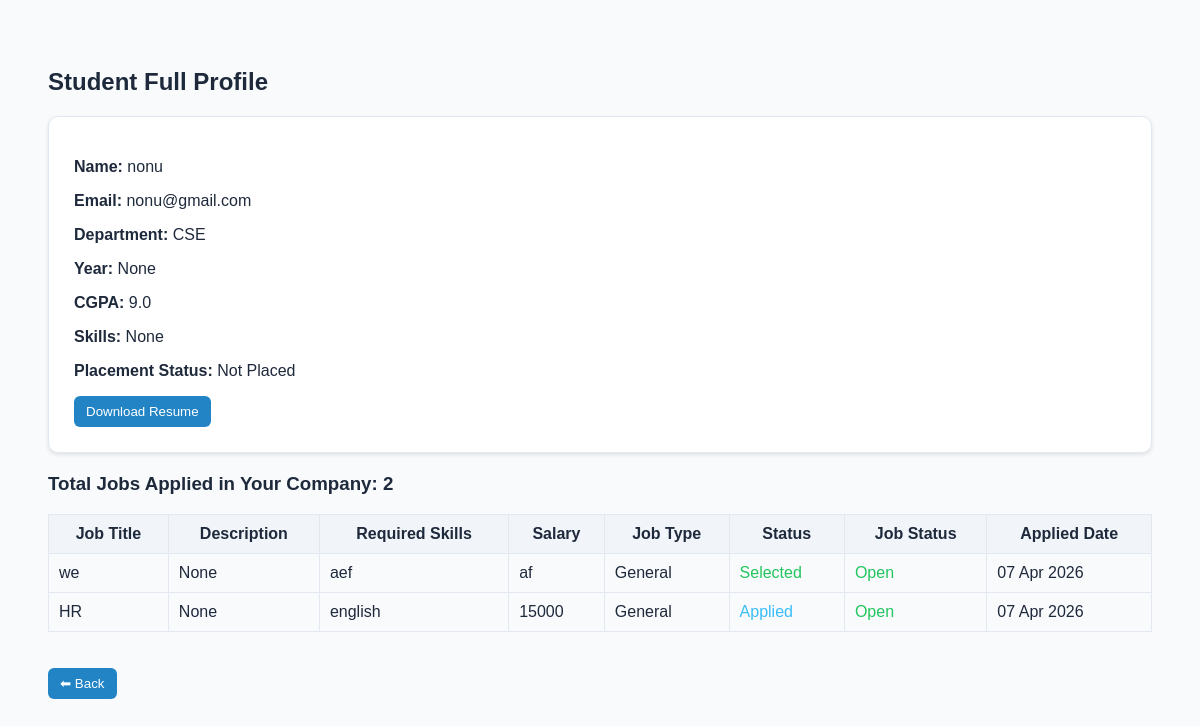
The page /company/student/1 (signed in) on the database its author committed.
### placement_portal/app.py (models this page shows)
class User(db.Model):
    __tablename__ = "users"
    id = db.Column(db.Integer, primary_key=True)
    name = db.Column("user_Name", db.String(100), nullable=False)
    email = db.Column("email_address", db.String(120), unique=True, nullable=False)
    password = db.Column(db.String(200), nullable=False)
    role = db.Column(db.String(20), nullable=False)
    phone = db.Column("phone_no", db.String(15))
    is_active = db.Column(db.Boolean, default=True)
    is_approved = db.Column(db.Boolean, default=False)
    created_at = db.Column(db.DateTime, default=datetime.utcnow)

class StudentProfile(db.Model):
    __tablename__ = "student_profiles"
    id = db.Column(db.Integer, primary_key=True)
    user_id = db.Column(
        db.Integer,
        db.ForeignKey("users.id"),
        nullable=False
    )
    department = db.Column("college_department", db.String(100))
    year = db.Column("college_year", db.Integer)
    cgpa = db.Column("college_cgpa", db.Float)
    skills = db.Column(db.String(200))
    resume = db.Column("C_V", db.String(200))
    placement_status = db.Column(db.String(50), default="Not Placed")
    user = db.relationship("User", backref=db.backref("student_profile", uselist=False))
    applications = db.relationship("Application", backref="student", lazy=True)

class Application(db.Model):
    __tablename__ = "applications"
    id = db.Column(db.Integer, primary_key=True)
    job_id = db.Column(
        db.Integer,
        db.ForeignKey("jobs.id")
    )
    student_id = db.Column(
        db.Integer,
        db.ForeignKey("student_profiles.id")
    )
    status = db.Column(db.String(50), default="Applied")
    applied_at = db.Column(db.DateTime, default=datetime.utcnow)
    updated_at = db.Column(db.DateTime)
    remarks = db.Column(db.String(200))

class Job(db.Model):
    __tablename__ = "jobs"
    id = db.Column(db.Integer, primary_key=True)
    company_id = db.Column(
        db.Integer,
        db.ForeignKey("company_profiles.id")
    )
    title = db.Column(db.String(150))
    description = db.Column(db.Text)
    skills = db.Column(db.String(200))
    experience = db.Column(db.String(50))
    salary = db.Column(db.String(50))
    job_type = db.Column(db.String(50), default="General")
    is_approved = db.Column(db.Boolean, default=False)
    posted_at = db.Column(db.DateTime, default=datetime.utcnow)
    disclosure = db.Column(db.DateTime, default=datetime.utcnow)
    is_closed = db.Column(db.Boolean, default=False)
    company = db.relationship("CompanyProfile", backref=db.backref("jobs", lazy=True))
    applications = db.relationship("Application", backref="job", lazy=True)

### placement_portal/app.py (the view)
@app.route("/company/student/<int:student_id>")
def view_student_profile(student_id):
    if "user_id" not in session:
        return redirect("/login")
    if session.get("role") != "company":
        return "Unauthorized", 403
    user_id = session["user_id"]
    company = CompanyProfile.query.filter_by(user_id=user_id).first()
    if not company:
        return "Company profile not found", 404
    student = StudentProfile.query.filter_by(id=student_id).first()
    if not student:
        return "Student not found", 404
    applications = [
        app for app in student.applications
        if app.job.company_id == company.id
    ]
    total_applied = len(applications)
    return render_template(
        "student_detail.html",
        student=student,
        applications=applications,
        total_applied=total_applied
    )

### placement_portal/templates/student_detail.html (shortened to what this page needs)
<!DOCTYPE html>
<html>
<head>
</head>
<body>
    <h2>Student Full Profile</h2>
    <div class="box">
        <p><b>Name:</b> {{ student.user.name }}</p>
        <p><b>Email:</b> {{ student.user.email }}</p>
        <p><b>Department:</b> {{ student.department }}</p>
        <p><b>Year:</b> {{ student.year }}</p>
        <p><b>CGPA:</b> {{ student.cgpa }}</p>
        <p><b>Skills:</b> {{ student.skills }}</p>
        <p><b>Placement Status:</b> {{ student.placement_status }}</p>
        {% if student.resume %}
        <a href="{{ url_for('static', filename='uploads/' + student.resume) }}">
            <button class="btn">Download Resume</button>
        </a>
        {% endif %}
    </div>
    <h3>Total Jobs Applied in Your Company: {{ total_applied }}</h3>
    {% if applications %}
    <table>
        <thead>
            <tr>
                <th>Job Title</th>
                <th>Description</th>
                <th>Required Skills</th>
                <th>Salary</th>
                <th>Job Type</th>
                <th>Status</th>
                <th>Job Status</th>
                <th>Applied Date</th>
            </tr>
        </thead>
        <tbody>
            {% for app in applications %}
            <tr>
                <td>{{ app.job.title }}</td>
                <td style="max-width:200px;">
                    {{ app.job.description }}
                </td>
                <td>{{ app.job.skills }}</td>
                <td>{{ app.job.salary }}</td>
                <td>{{ app.job.job_type }}</td>
                <td>
                    {% if app.status == "Applied" %}
                    <span style="color:#38bdf8;">Applied</span>
                    {% elif app.status == "Shortlisted" %}
                    <span style="color:#facc15;">Shortlisted</span>
                    {% elif app.status == "Selected" %}
                    <span style="color:#22c55e;">Selected</span>
                    {% else %}
                    <span style="color:#ef4444;">Rejected</span>
                    {% endif %}
                </td>
                <td>
                    {% if app.job.is_closed %}
                    <span style="color:#ef4444;">Closed</span>
                    {% else %}
                    <span style="color:#22c55e;">Open</span>
                    {% endif %}
                </td>
                <td>{{ app.applied_at.strftime("%d %b %Y") }}</td>
            </tr>
            {% endfor %}
        </tbody>
    </table>
    {% else %}
    <p>This student has not applied to any job of your company.</p>
    {% endif %}
    <br><br>
    <a href="/company_dashboard">
        <button class="btn">⬅ Back</button>
    </a>
</body>
</html>

### placement_portal/templates/student_detail.html (style rules this page uses)
body { font-family: Arial; background: #f8fafc; color: #1e293b; padding: 40px; }
.box { background: #ffffff; padding: 25px; border-radius: 10px; border: 1px solid #e2e8f0; box-shadow: 0 2px 4px rgba(0,0,0,0.1); margin-bottom: 20px; }
.btn { padding: 8px 12px; border: none; border-radius: 6px; background: #2284c5; color: white; cursor: pointer; }
table { width: 100%; border-collapse: collapse; margin-top: 15px; }
th, td { padding: 10px; border: 1px solid #e2e8f0; }
th { background: #f1f5f9; }

### rows shown on the page
User: user.name "nonu", user.email "nonu@gmail.com"
StudentProfile: department "CSE", year "None", cgpa "9.0", skills "None", placement_status "Not Placed"
Application: job "we", job.description "None", job.skills "aef", job.salary "af", job.job_type "General", status "Selected", applied_at "07 Apr 2026"
Application: job "HR", job.description "None", job.skills "english", job.salary "15000", job.job_type "General", status "Applied", applied_at "07 Apr 2026"

### other values the page prints
{{ total_applied }} "2"
